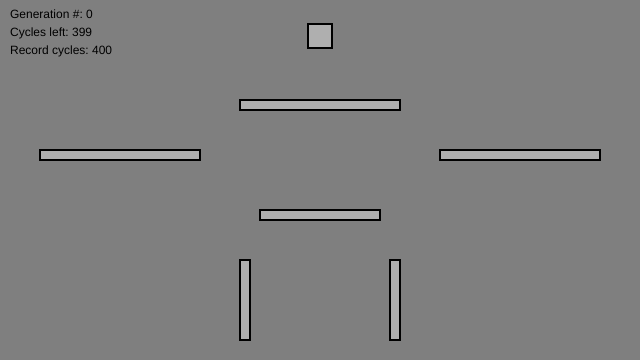
Frame 1 (no input)
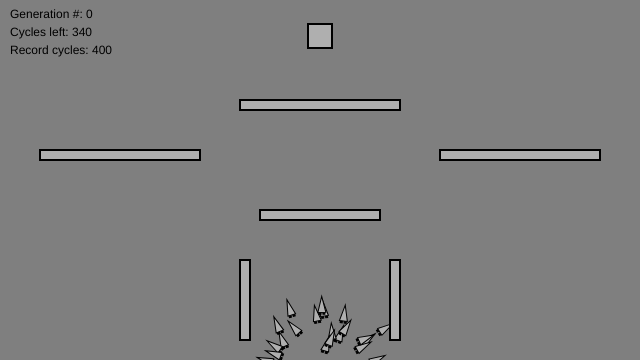
Frame 60 (no input)
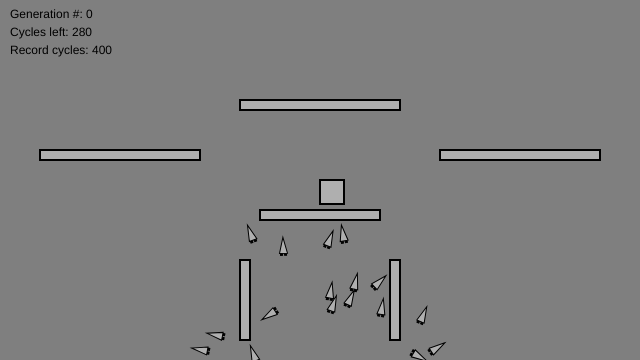
Frame 120 (the mouse pressed at the canvas centre since frame 60)

The p5.js sketch that drew these frames (run headless with seeded random() and noise() and a simulated clock; from frame 60 on, the mouse is pressed at the canvas centre):

// p5.js sketch
// ── sketch.js
// The Rocket's fitness is a function of how close it gets to the target as well as how fast it gets there


var lifetime;  // How long should each generation live

var population;

var lifecycle;
var recordtime;

var target;        // Target position

var obstacles = [];

function setup() {
  createCanvas(640, 360);
  // The number of cycles we will allow a generation to live
  lifetime = 400;

  // Initialize variables
  lifecycle = 0;
  recordtime = lifetime;

  target = new Obstacle(width/2-12, 24, 24, 24);

  // Create a population with a mutation rate, and population max
  var mutationRate = 0.05;
  population = new Population(mutationRate, 50);

  // Create the obstacle course
  obstacles = [];
  obstacles.push(new Obstacle(width-400, height-100, 10, 80));
  obstacles.push(new Obstacle(width-250, height-100, 10, 80));
  obstacles.push(new Obstacle(width-380, height-150, 120, 10));
  obstacles.push(new Obstacle(width-600, height-210, 160, 10));
  obstacles.push(new Obstacle(width-200, height-210, 160, 10));
  obstacles.push(new Obstacle(width-400, height-260, 160, 10));
}

function draw() {
  background(127);

  // Draw the start and target positions
  target.display();


  // If the generation hasn't ended yet
  if (lifecycle < lifetime) {
    population.live(obstacles);
    if ((population.targetReached()) && (lifecycle < recordtime)) {
      recordtime = lifecycle;
    }
    lifecycle++;
    // Otherwise a new generation
  }
  else {
    lifecycle = 0;
    population.fitness();
    population.selection();
    population.reproduction();
  }

  // Draw the obstacles
  for (var i = 0; i < obstacles.length; i++) {
    obstacles[i].display();
  }

  // Display some info
  fill(0);
  noStroke();
  text("Generation #: " + population.getGenerations(), 10, 18);
  text("Cycles left: " + (lifetime-lifecycle), 10, 36);
  text("Record cycles: " + recordtime, 10, 54);


}

function mousePressed() {
  target.position.x = mouseX;
  target.position.y = mouseY;
  recordtime = lifetime;
}

// ── dna.js
// DNA is an array of vectors

function DNA(newgenes) {
  // The maximum strength of the forces
  this.maxforce = 0.1;

  // The genetic sequence
  if (newgenes) {
    this.genes = newgenes;
  } else {
    this.genes = [];
    // Constructor (makes a DNA of random PVectors)
    for (var i = 0; i < lifetime; i++) {
      var angle = random(TWO_PI);
      this.genes[i] = createVector(cos(angle), sin(angle));
      this.genes[i].mult(random(0, this.maxforce));
    }
  }

  this.genes[0].normalize();

  // CROSSOVER
  // Creates new DNA sequence from two (this & and a partner)
  this.crossover = function(partner) {
    var child = new Array(this.genes.length);
    // Pick a midpoint
    var crossover = int(random(this.genes.length));
    // Take "half" from one and "half" from the other
    for (var i = 0; i < this.genes.length; i++) {
      if (i > crossover) child[i] = this.genes[i];
      else child[i] = partner.genes[i];
    }
    var newgenes = new DNA(child);
    return newgenes;
  }

  // Based on a mutation probability, picks a new random Vector
  this.mutate = function(m) {
    for (var i = 0; i < this.genes.length; i++) {
      if (random(1) < m) {
        var angle = random(TWO_PI);
        this.genes[i] = createVector(cos(angle), sin(angle));
        this.genes[i].mult(random(0, this.maxforce));
        //        var angle = random(-0.1,0.1);
        //        genes[i].rotate(angle);
        //        var factor = random(0.9,1.1);
        //        genes[i].mult(factor);
        if (i == 0) this.genes[i].normalize();
      }
    }
  }
}

// ── obstacle.js
// A class for an obstacle, just a simple rectangle that is drawn
// and can check if a Rocket touches it

// Also using this class for target position

function Obstacle(x, y, w, h) {
  this.position = createVector(x, y);
  this.w = w;
  this.h = h;

  this.display = function() {
    stroke(0);
    fill(175);
    strokeWeight(2);
    rectMode(CORNER);
    rect(this.position.x, this.position.y, this.w, this.h);
  }

  this.contains = function(spot) {
    if (spot.x > this.position.x && spot.x < this.position.x + w && spot.y > this.position.y && spot.y < this.position.y + h) {
      return true;
    } else {
      return false;
    }
  }

}

// ── population.js
// Initialize the population
function Population(m, num) {
  this.mutationRate = m; // Mutation rate
  this.population = new Array(num); // Array to hold the current population
  this.matingPool = []; // Array for "mating pool"
  this.generations = 0; // Number of generations
  //make a new set of creatures
  for (var i = 0; i < this.population.length; i++) {
    var position = createVector(width / 2, height + 20);
    this.population[i] = new Rocket(position, new DNA(), this.population.length);
  }


  this.live = function(os) {
    // For every creature
    for (var i = 0; i < this.population.length; i++) {
      // If it finishes, mark it down as done!
      this.population[i].checkTarget();
      this.population[i].run(os);
    }
  }

  // Did anything finish?
  this.targetReached = function() {
    for (var i = 0; i < this.population.length; i++) {
      if (this.population[i].hitTarget) return true;
    }
    return false;
  }

  // Calculate fitness for each creature
  this.fitness = function() {
    for (var i = 0; i < this.population.length; i++) {
      this.population[i].fitness();
    }
  }

  // Generate a mating pool
  this.selection = function() {
    // Clear the ArrayList
    this.matingPool = [];

    // Calculate total fitness of whole population
    var maxFitness = this.getMaxFitness();

    // Calculate fitness for each member of the population
    // A higher fitness = more entries to mating pool more likely to be picked as a parent
    for (var i = 0; i < this.population.length; i++) {
      var fitnessNormal = map(this.population[i].getFitness(), 0, maxFitness, 0, 1);
      var n = int(fitnessNormal * 100); // Arbitrary multiplier
      for (var j = 0; j < n; j++) {
        this.matingPool.push(this.population[i]);
      }
    }
  }

  // Making the next generation
  this.reproduction = function() {
    // Refill the population with children from the mating pool
    for (var i = 0; i < this.population.length; i++) {

      var m = int(random(this.matingPool.length));
      var d = int(random(this.matingPool.length));

      var mom = this.matingPool[m];
      var dad = this.matingPool[d];

      var momgenes = mom.getDNA();
      var dadgenes = dad.getDNA();

      var child = momgenes.crossover(dadgenes);

      child.mutate(this.mutationRate);

      var position = createVector(width / 2, height + 20);
      this.population[i] = new Rocket(position, child, this.population.length);
    }
    this.generations++;
  }

  this.getGenerations = function() {
    return this.generations;
  }

  // Find highest fitness for the population
  this.getMaxFitness = function() {
    var record = 0;
    for (var i = 0; i < this.population.length; i++) {
      if (this.population[i].getFitness() > record) {
        record = this.population[i].getFitness();
      }
    }
    return record;
  }

}

// ── rocket.js

//constructor
function Rocket(pos, dna, totalRockets) {
  // All of our physics stuff
  this.acceleration = createVector();
  this.velocity = createVector();
  this.position = pos.copy();
  this.r = 4;
  this.dna = dna;
  this.finishTime = 0; // We're going to count how long it takes to reach target
  this.recordDist = 10000; // Some high number that will be beat instantly

  this.fitness = 0;
  this.geneCounter = 0;
  this.hitObstacle = false;
  this.hitTarget = false;


  // FITNESS FUNCTION
  this.fitness = function() {
    if (this.recordDist < 1) this.recordDist = 1;

    // Reward finishing faster and getting close
    this.fitness = (1 / (this.finishTime * this.recordDist));

    // Make the function exponential
    this.fitness = pow(this.fitness, 4);

    if (this.hitObstacle) this.fitness *= 0.1; // lose 90% of fitness hitting an obstacle
    if (this.hitTarget) this.fitness *= 2; // twice the fitness for finishing!
  }

  this.run = function(os) {
    if (!this.hitObstacle && !this.hitTarget) {
      this.applyForce(this.dna.genes[this.geneCounter]);
      this.geneCounter = (this.geneCounter + 1) % this.dna.genes.length;
      this.update();
      // If I hit an edge or an obstacle
      this.obstacles(os);
    }
    // Draw
    if (!this.hitObstacle) {
      this.display();
    }
  }

  this.checkTarget = function() {
    var d = dist(this.position.x, this.position.y, target.position.x, target.position.y);
    if (d < this.recordDist) this.recordDist = d;

    if (target.contains(this.position) && !this.hitTarget) {
      this.hitTarget = true;
    } else if (!this.hitTarget) {
      this.finishTime++;
    }
  }

  this.obstacles = function(os) {
    for (var i = 0; i < os.length; i++) {
      var obs = os[i];
      if (obs.contains(this.position)) {
        this.hitObstacle = true;
      }
    }
  }

  this.applyForce = function(f) {
    this.acceleration.add(f);
  }


  this.update = function() {
    this.velocity.add(this.acceleration);
    this.position.add(this.velocity);
    this.acceleration.mult(0);
  }

  this.display = function() {
    //background(255,0,0);
    var theta = this.velocity.heading() + PI / 2;
    fill(200, 100);
    stroke(0);
    strokeWeight(1);
    push();
    translate(this.position.x, this.position.y);
    rotate(theta);

    // Thrusters
    rectMode(CENTER);
    fill(0);
    rect(-this.r / 2, this.r * 2, this.r / 2, this.r);
    rect(this.r / 2, this.r * 2, this.r / 2, this.r);

    // Rocket body
    fill(175);
    beginShape(TRIANGLES);
    vertex(0, -this.r * 2);
    vertex(-this.r, this.r * 2);
    vertex(this.r, this.r * 2);
    endShape();

    pop();
  }

  this.getFitness = function() {
    return this.fitness;
  }

  this.getDNA = function() {
    return this.dna;
  }

  this.stopped = function() {
    return this.hitObstacle;
  }
}
